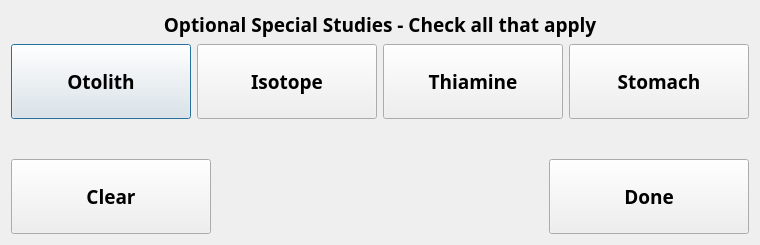
<?xml version="1.0" encoding="UTF-8"?>
<ui version="4.0">
 <class>ablimmatsalmonspeciesstudiesDlg</class>
 <widget class="QDialog" name="ablimmatsalmonspeciesstudiesDlg">
  <property name="geometry">
   <rect>
    <x>0</x>
    <y>0</y>
    <width>760</width>
    <height>245</height>
   </rect>
  </property>
  <property name="minimumSize">
   <size>
    <width>760</width>
    <height>230</height>
   </size>
  </property>
  <property name="windowTitle">
   <string>Special Studies</string>
  </property>
  <layout class="QVBoxLayout" name="verticalLayout">
   <item>
    <layout class="QHBoxLayout" name="horizontalLayout">
     <item>
      <widget class="QLabel" name="label_3">
       <property name="font">
        <font>
         <family>Arial Black</family>
         <pointsize>14</pointsize>
         <weight>75</weight>
         <bold>true</bold>
        </font>
       </property>
       <property name="text">
        <string>Optional Special Studies - Check all that apply</string>
       </property>
       <property name="alignment">
        <set>Qt::AlignCenter</set>
       </property>
      </widget>
     </item>
    </layout>
   </item>
   <item>
    <layout class="QGridLayout" name="gridLayout">
     <item row="0" column="0">
      <widget class="QPushButton" name="otolithBtn">
       <property name="sizePolicy">
        <sizepolicy hsizetype="Minimum" vsizetype="Expanding">
         <horstretch>0</horstretch>
         <verstretch>0</verstretch>
        </sizepolicy>
       </property>
       <property name="minimumSize">
        <size>
         <width>0</width>
         <height>75</height>
        </size>
       </property>
       <property name="font">
        <font>
         <family>Arial Black</family>
         <pointsize>14</pointsize>
         <weight>75</weight>
         <bold>true</bold>
        </font>
       </property>
       <property name="text">
        <string>Otolith</string>
       </property>
       <property name="checkable">
        <bool>true</bool>
       </property>
      </widget>
     </item>
     <item row="0" column="1">
      <widget class="QPushButton" name="isotopeBtn">
       <property name="sizePolicy">
        <sizepolicy hsizetype="Minimum" vsizetype="Expanding">
         <horstretch>0</horstretch>
         <verstretch>0</verstretch>
        </sizepolicy>
       </property>
       <property name="minimumSize">
        <size>
         <width>0</width>
         <height>75</height>
        </size>
       </property>
       <property name="font">
        <font>
         <family>Arial Black</family>
         <pointsize>14</pointsize>
         <weight>75</weight>
         <bold>true</bold>
        </font>
       </property>
       <property name="text">
        <string>Isotope</string>
       </property>
       <property name="checkable">
        <bool>true</bool>
       </property>
      </widget>
     </item>
     <item row="0" column="2">
      <widget class="QPushButton" name="thiamineBtn">
       <property name="sizePolicy">
        <sizepolicy hsizetype="Minimum" vsizetype="Expanding">
         <horstretch>0</horstretch>
         <verstretch>0</verstretch>
        </sizepolicy>
       </property>
       <property name="minimumSize">
        <size>
         <width>0</width>
         <height>75</height>
        </size>
       </property>
       <property name="font">
        <font>
         <family>Arial Black</family>
         <pointsize>14</pointsize>
         <weight>75</weight>
         <bold>true</bold>
        </font>
       </property>
       <property name="text">
        <string>Thiamine</string>
       </property>
       <property name="checkable">
        <bool>true</bool>
       </property>
      </widget>
     </item>
     <item row="0" column="3">
      <widget class="QPushButton" name="stomachBtn">
       <property name="sizePolicy">
        <sizepolicy hsizetype="Minimum" vsizetype="Expanding">
         <horstretch>0</horstretch>
         <verstretch>0</verstretch>
        </sizepolicy>
       </property>
       <property name="minimumSize">
        <size>
         <width>0</width>
         <height>75</height>
        </size>
       </property>
       <property name="font">
        <font>
         <family>Arial Black</family>
         <pointsize>14</pointsize>
         <weight>75</weight>
         <bold>true</bold>
        </font>
       </property>
       <property name="text">
        <string>Stomach</string>
       </property>
       <property name="checkable">
        <bool>true</bool>
       </property>
      </widget>
     </item>
    </layout>
   </item>
   <item>
    <spacer name="verticalSpacer">
     <property name="orientation">
      <enum>Qt::Vertical</enum>
     </property>
     <property name="sizeHint" stdset="0">
      <size>
       <width>20</width>
       <height>40</height>
      </size>
     </property>
    </spacer>
   </item>
   <item>
    <layout class="QHBoxLayout" name="horizontalLayout_2">
     <item>
      <widget class="QPushButton" name="clearBtn">
       <property name="sizePolicy">
        <sizepolicy hsizetype="Minimum" vsizetype="Expanding">
         <horstretch>0</horstretch>
         <verstretch>0</verstretch>
        </sizepolicy>
       </property>
       <property name="minimumSize">
        <size>
         <width>200</width>
         <height>75</height>
        </size>
       </property>
       <property name="font">
        <font>
         <family>Arial Black</family>
         <pointsize>14</pointsize>
         <weight>75</weight>
         <bold>true</bold>
        </font>
       </property>
       <property name="text">
        <string>Clear</string>
       </property>
      </widget>
     </item>
     <item>
      <spacer name="horizontalSpacer">
       <property name="orientation">
        <enum>Qt::Horizontal</enum>
       </property>
       <property name="sizeHint" stdset="0">
        <size>
         <width>40</width>
         <height>20</height>
        </size>
       </property>
      </spacer>
     </item>
     <item>
      <widget class="QPushButton" name="doneBtn">
       <property name="sizePolicy">
        <sizepolicy hsizetype="Minimum" vsizetype="Expanding">
         <horstretch>0</horstretch>
         <verstretch>0</verstretch>
        </sizepolicy>
       </property>
       <property name="minimumSize">
        <size>
         <width>200</width>
         <height>75</height>
        </size>
       </property>
       <property name="font">
        <font>
         <family>Arial Black</family>
         <pointsize>14</pointsize>
         <weight>75</weight>
         <bold>true</bold>
        </font>
       </property>
       <property name="text">
        <string>Done</string>
       </property>
      </widget>
     </item>
    </layout>
   </item>
  </layout>
 </widget>
 <resources/>
 <connections/>
</ui>
